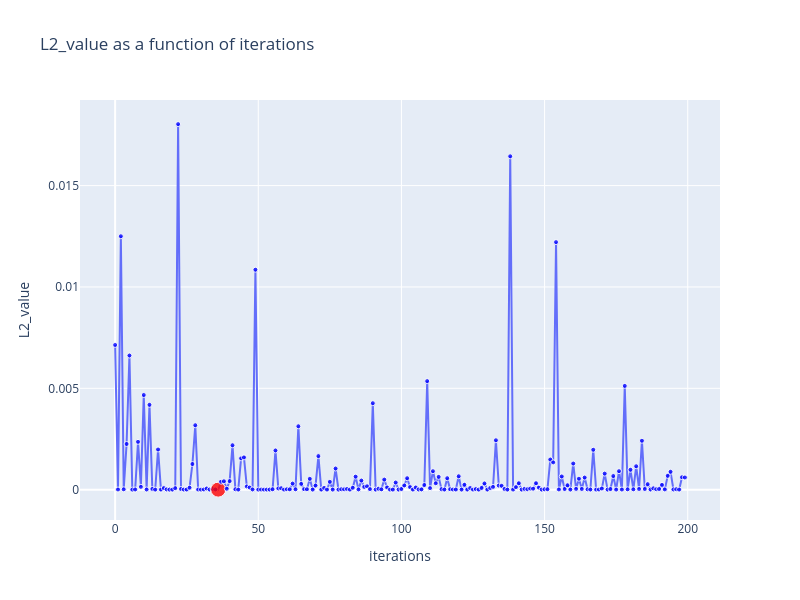

This figure's notebook cell:
### Code cell
plot_2d_scatter(df, 'iterations', 'L2_value', highlight=True)

### Figure 1 — Plotly figure (JSON) as saved in the notebook; plotly's stock layout.template omitted (floating-point values rounded to 4 significant figures; data arrays with more than 128 entries replaced by an {"elided": "..."} marker saying what was removed)
{"data": [{"marker": {"color": {"elided": "200 str values"}, "opacity": 0.8, "size": {"elided": "200 int values"}}, "mode": "lines+markers", "name": "L2_value", "type": "scatter", "x": {"elided": "200 int values"}, "y": {"elided": "200 float values"}}], "layout": {"height": 600, "title": {"text": "L2_value as a function of iterations"}, "width": 800, "xaxis": {"title": {"text": "iterations"}}, "yaxis": {"title": {"text": "L2_value"}}}}
